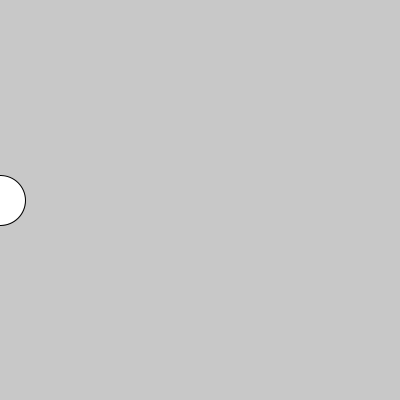
Frame 1 (no input)
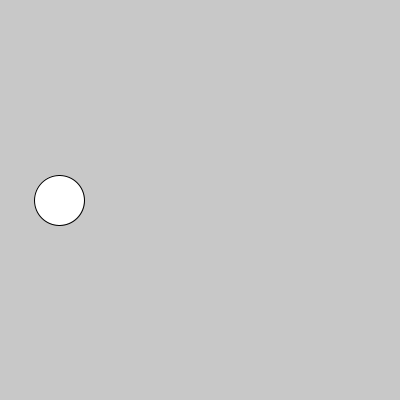
Frame 60 (the mouse pressed at the canvas centre just before this capture)
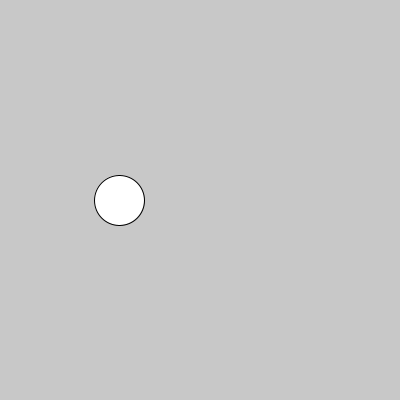
Frame 120 (the mouse held since frame 60 and released just before this capture)

The Processing sketch that drew these frames (run headless with seeded random() and noise(); from frame 60 on, the mouse is pressed at the canvas centre):

// Processing sketch: elipse_rebote
// ── elipse_rebote.pde
int posX = 0;
int tam = 50;
void setup(){
    size(400, 400);
}

void draw(){
  background(200);
  ellipse(posX, 200, tam, tam);
  posX++; //posX = posX + 1;
  
  if(posX + tam/2 > width){
    posX--;
  }
}

//posX = 399
//posX = 400
//posX = 401
//posX = 400
//posX = 401
//posX = 400
//posX = 401
//posX = 400
